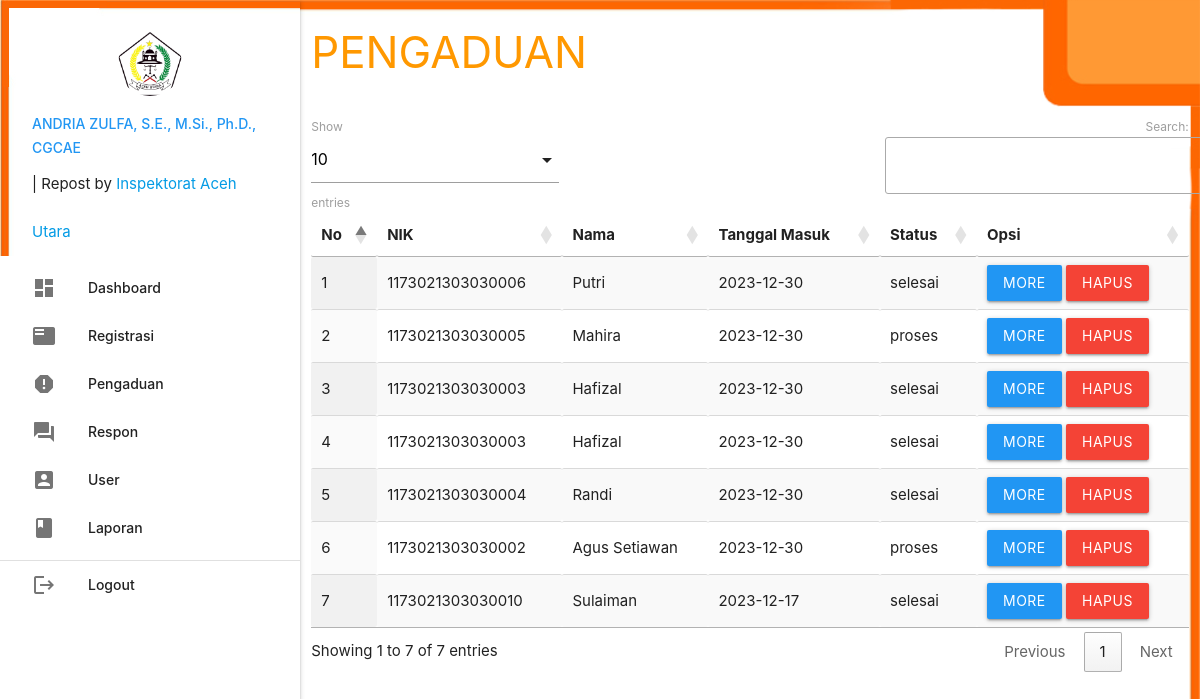
The page /admin/index.php?p=pengaduan (signed in) on the database its author committed.
### tables this page shows
CREATE TABLE `pengaduan` (
  `id_pengaduan` int(5) NOT NULL AUTO_INCREMENT,
  `tgl_pengaduan` varchar(20) NOT NULL,
  `nik` varchar(16) NOT NULL,
  `isi_laporan` text NOT NULL,
  `foto` varchar(255) NOT NULL,
  `status` enum('proses','selesai') NOT NULL,
  PRIMARY KEY (`id_pengaduan`)
);

CREATE TABLE `masyarakat` (
  `nik` varchar(16) NOT NULL,
  `nama` varchar(35) NOT NULL,
  `username` varchar(25) NOT NULL,
  `password` varchar(255) NOT NULL,
  `telp` varchar(13) NOT NULL,
  PRIMARY KEY (`nik`)
);

### admin/pengaduan.php (the view, shortened to what this page needs)
       <div class="row">
         <div class="col s12 m9">
           <h3 class="orange-text">PENGADUAN</h3>
         </div>
       </div>
       <table id="example" class="display responsive-table" style="width:100%">
         <thead>
             <tr>
			<th>No</th>
			<th>NIK</th>
			<th>Nama</th>
			<th>Tanggal Masuk</th>
			<th>Status</th>
			<th>Opsi</th>
             </tr>
         </thead>
         <tbody>
<?php
	$no=1;
	$query = mysqli_query($koneksi,"SELECT * FROM pengaduan INNER JOIN masyarakat ON pengaduan.nik=masyarakat.nik ORDER BY pengaduan.id_pengaduan DESC");
	while ($r=mysqli_fetch_assoc($query)) { ?>
	<tr>
		<td><?php echo $no++; ?></td>
		<td><?php echo $r['nik']; ?></td>
		<td><?php echo $r['nama']; ?></td>
		<td><?php echo $r['tgl_pengaduan']; ?></td>
		<td><?php echo $r['status']; ?></td>
		<td><a class="btn modal-trigger blue" href="#more?id_pengaduan=<?php echo $r['id_pengaduan'] ?>">More</a>  <a class="btn red" onclick="return confirm('Anda Yakin Ingin Menghapus Y/N')" href="index.php?p=pengaduan_hapus&id_pengaduan=<?php echo $r['id_pengaduan'] ?>">Hapus</a></td>
	</tr>
           <?php  }
            ?>
         </tbody>
       </table>

### admin/index.php (shortened to what this page needs)
<?php
	include '../conn/koneksi.php';
 ?>
  <!DOCTYPE html>
  <html>
    <head>
      <link type="text/css" rel="stylesheet" href="../css/materialize.min.css"  media="screen,projection"/>
      <link rel="stylesheet" href="https://cdnjs.cloudflare.com/ajax/libs/materialize/1.0.0/css/materialize.min.css">
      <link rel="stylesheet" type="text/css" href="https://cdn.datatables.net/1.10.19/css/jquery.dataTables.css">
    </head>
    <body style="background:url(../img/bg.jpg); background-size: cover;">
    <div class="row">
      <div class="col s12 m3">
          <ul id="slide-out" class="sidenav sidenav-fixed">
              <li>
                  <div class="user-view">
                      <div class="background">
                          <img src="../img/bg.jpg">
                      </div>
                      <a href="#user"><center><img class="circle" src="LOGO ACEH UTARA.png"></a></center>
                      <a href="https://www.instagram.com/andrea_zulfa?utm_source=ig_web_button_share_sheet&igsh=OGQ5ZDc2ODk2ZA=="><span class="blue-text name"><?php echo ucwords($_SESSION['data']['nama_petugas']); ?></span></a> | Repost by <a href='https://inspektorat.acehutara.go.id/' title='Inspektorat Aceh Utara' target='_blank'>Inspektorat Aceh Utara</a>
                  </div>
              </li>
              <li><a href="index.php?p=dashboard"><i class="material-icons">dashboard</i>Dashboard</a></li>
              <li><a href="index.php?p=registrasi"><i class="material-icons">featured_play_list</i>Registrasi</a></li>
              <li><a href="index.php?p=pengaduan"><i class="material-icons">report</i>Pengaduan</a></li>
              <li><a href="index.php?p=respon"><i class="material-icons">question_answer</i>Respon</a></li>
              <li><a href="index.php?p=user"><i class="material-icons">account_box</i>User</a></li>
              <li><a href="index.php?p=laporan"><i class="material-icons">book</i>Laporan</a></li>
              <li>
                  <div class="divider"></div>
              </li>
              <li><a class="waves-effect" href="../index.php?p=logout"><i class="material-icons">logout</i>Logout</a></li>
          </ul>
          <a href="#" data-target="slide-out" class="btn sidenav-trigger"><i class="material-icons">menu</i></a>
      </div>
      <div class="col s12 m9">
	<?php
		if(@$_GET['p']==""){
			include_once 'dashboard.php';
		}
		elseif(@$_GET['p']=="dashboard"){
			include_once 'dashboard.php';
		}
		elseif(@$_GET['p']=="registrasi"){
			include_once 'registrasi.php';
		}
		elseif(@$_GET['p']=="regis_hapus"){
			$query = mysqli_query($koneksi,"DELETE FROM masyarakat WHERE nik='".$_GET['nik']."'");
			if($query){
				header('location:index.php?p=registrasi');
			}
		}
		elseif(@$_GET['p']=="pengaduan"){
			include_once 'pengaduan.php';
		}
		elseif(@$_GET['p']=="more"){
			include_once 'more.php';
		}
		elseif(@$_GET['p']=="respon"){
			include_once 'respon.php';
		}
		elseif(@$_GET['p']=="tanggapan_hapus"){
			$query = mysqli_query($koneksi,"DELETE FROM tanggapan WHERE id_tanggapan='".$_GET['id_tanggapan']."'");
			if($query){
				header('location:index.php?p=respon');
			}
		}
		elseif(@$_GET['p']=="user"){
			include_once 'user.php';
		}
		elseif(@$_GET['p']=="user_input"){
			include_once 'user_input.php';
		}
		elseif(@$_GET['p']=="user_edit"){
			include_once 'user_edit.php';
		}
		elseif(@$_GET['p']=="user_hapus"){
			$query = mysqli_query($koneksi,"DELETE FROM petugas WHERE id_petugas='".$_GET['id_petugas']."'");
			if($query){
				header('location:index.php?p=user');
			}
		}
		elseif(@$_GET['p']=="laporan"){
			include_once 'laporan.php';
		}
	 ?>
      </div>
    </div>
    </body>
  </html>

### rows shown on the page
pengaduan: masyarakat.nik "1173021303030006", masyarakat.nama "Putri", tgl_pengaduan "2023-12-30", status "selesai"
pengaduan: masyarakat.nik "1173021303030005", masyarakat.nama "Mahira", tgl_pengaduan "2023-12-30", status "proses"
pengaduan: masyarakat.nik "1173021303030003", masyarakat.nama "Hafizal", tgl_pengaduan "2023-12-30", status "selesai"
pengaduan: masyarakat.nik "1173021303030003", masyarakat.nama "Hafizal", tgl_pengaduan "2023-12-30", status "selesai"
pengaduan: masyarakat.nik "1173021303030004", masyarakat.nama "Randi", tgl_pengaduan "2023-12-30", status "selesai"
pengaduan: masyarakat.nik "1173021303030002", masyarakat.nama "Agus Setiawan", tgl_pengaduan "2023-12-30", status "proses"
pengaduan: masyarakat.nik "1173021303030010", masyarakat.nama "Sulaiman", tgl_pengaduan "2023-12-17", status "selesai"

### other values the page prints
$_SESSION['data']['nama_petugas'] "ANDRIA ZULFA, S.E., M.Si., Ph.D., CGCAE"
